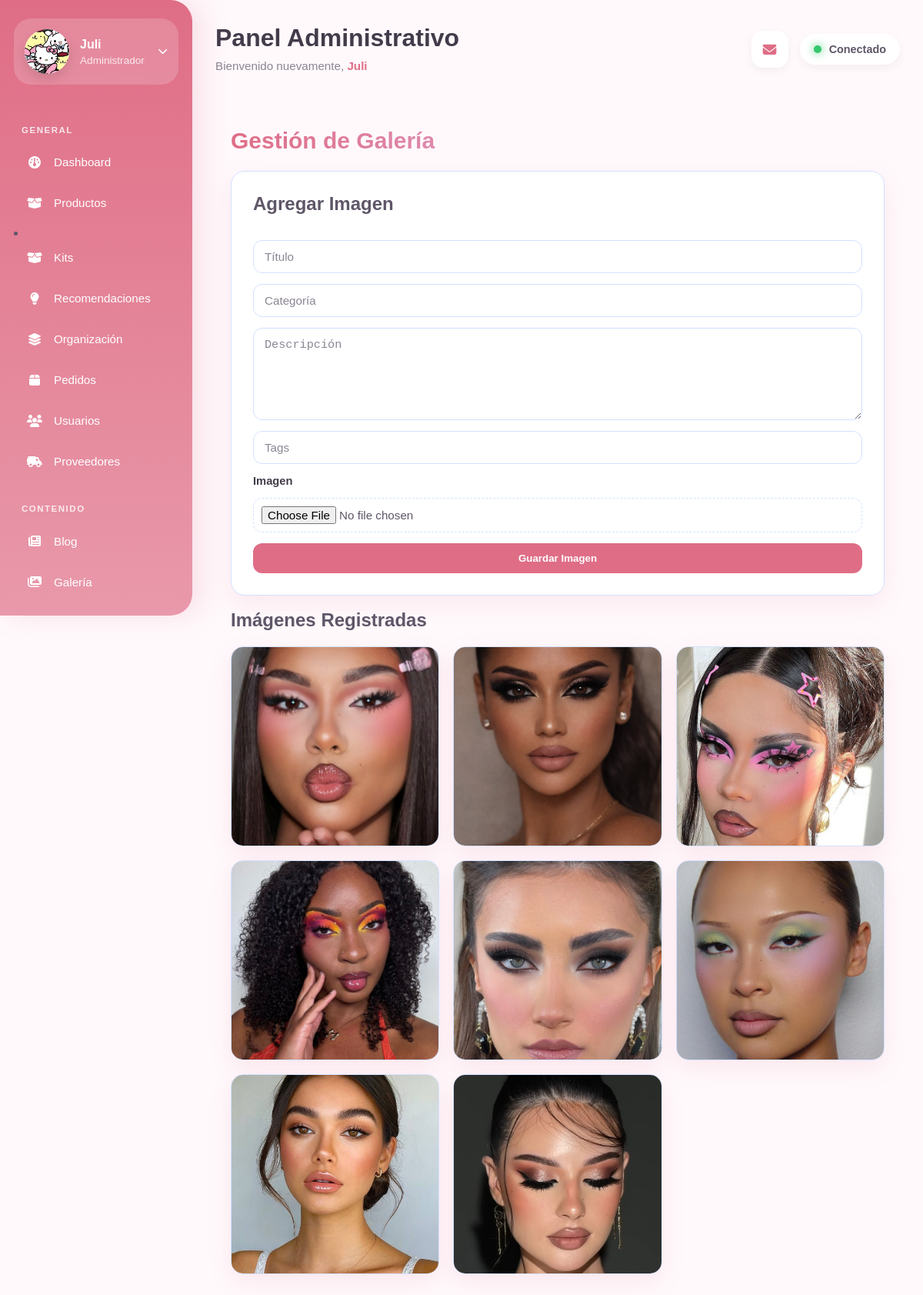
Page /galeria/ (signed in) on the committed database.
### core/models.py (models this page shows, shortened)
class Usuario(AbstractUser):
    ROL_CHOICES = [
        ("usuario", "Usuario"),
        ("admin", "Admin"),
    ]
    rol = models.CharField(max_length=20, choices=ROL_CHOICES, default="usuario")
    telefono = models.CharField(max_length=20, blank=True, null=True)
    foto = models.ImageField(upload_to="usuarios/", blank=True, null=True)
    estado = models.CharField(
        max_length=20,
        choices=[
            ('activo', 'Activo'),
            ('inactivo', 'Inactivo')
        ],
        default='activo'
    )

class Galeria(models.Model):
    titulo = models.CharField(max_length=150)
    categoria = models.CharField(max_length=100)
    descripcion = models.TextField()
    tags = models.CharField(
        max_length=255,
        blank=True,
        default=""
    )
    imagen = models.ImageField(
        upload_to="galeria/"
    )
    fecha_creacion = models.DateTimeField(
        auto_now_add=True
    )

### core/decorators.py (the view)
    def wrapper(request, *args, **kwargs):
        user = request.user
        if not user.is_authenticated:
            return redirect("login")
        if getattr(user, "rol", None) != "admin":
            return redirect("home")
        return view_func(request, *args, **kwargs)

### core/context_processors.py (called while the page is built)
def carrito_context(request):
    cantidad_carrito = 0
    if request.user.is_authenticated:
        carrito = (
            Carrito.objects
            .filter(usuario=request.user)
            .first()
        )
        if carrito:
            cantidad_carrito = carrito.cantidad_total
    return {
        "cantidad_carrito": cantidad_carrito
    }

### core/models.py (called while the page is built)
    @property
    def cantidad_total(self):
        return sum(
            item.cantidad
            for item in self.items.all()
        )

### core/views.py (called while the page is built, shortened)
@login_required
@admin_required
def galeria(request):
    galeria_items = Galeria.objects.all().order_by("-fecha_creacion")
    return render(request, "core/galeria.html", {
        "galeria_items": galeria_items,
    })

### core/templates/core/galeria.html (shortened to what this page needs)
{% extends 'core/dashboard.html' %}
{% load static %}
{% block content %}
<link rel="stylesheet" href="{% static 'css/galeria.css' %}">
<div class="config-container">
    <h1>Gestión de Galería</h1>
    <div class="config-card">
        <h2>
            {% if galeria_edit %}
            Editar Imagen
            {% else %}
            Agregar Imagen
            {% endif %}
        </h2>
        <br>
        <form id="galeriaForm" method="POST" enctype="multipart/form-data">
            <input type="text" name="titulo" placeholder="Título" value="{{ galeria_edit.titulo|default:'' }}" required>
            <input type="text" name="categoria" placeholder="Categoría" value="{{ galeria_edit.categoria|default:'' }}"
                required>
            <textarea name="descripcion" placeholder="Descripción"
                required>{{ galeria_edit.descripcion|default:'' }}</textarea>
            <input type="text" name="tags" placeholder="Tags" value="{{ galeria_edit.tags|default:'' }}">
            <label>
                Imagen
            </label>
            <input type="file" name="imagen" accept="image/*">
            <button type="submit">
                {% if galeria_edit %}
                Actualizar Imagen
                {% else %}
                Guardar Imagen
                {% endif %}
            </button>
        </form>
    </div>
    <br>
    <h2>Imágenes Registradas</h2>
    <div class="borradores-grid">
        {% for item in galeria_items %}
        <div class="blog-card">
            <img src="{{ item.imagen.url }}" alt="{{ item.titulo }}">
        </div>
        {% endfor %}
    </div>
</div>
{% endblock %}

### core/templates/core/dashboard.html (shortened to what this page needs)
{% load static %}
<!DOCTYPE html>
<html lang="es">
<head>
    <link rel="stylesheet" href="{% static 'css/dashboard.css' %}">
    <link
        rel="stylesheet"
        href="https://cdnjs.cloudflare.com/ajax/libs/font-awesome/6.5.0/css/all.min.css"
    >
</head>
<body>
<div class="layout">
<aside class="sidebar">
<div class="admin-profile" id="profileMenu">
{% if request.user.foto %}
<img
    src="{{ request.user.foto.url }}"
    alt="Administrador"
>
{% else %}
<div class="avatar">
    <i class="fa-solid fa-user"></i>
</div>
{% endif %}
<div class="admin-info">
<h4>
{{ request.user.username }}
</h4>
<span>
Administrador
</span>
</div>
<i class="fa-solid fa-chevron-down profile-arrow"></i>
</div>
<nav class="menu">
<p class="menu-title">
    GENERAL
</p>
<a href="{% url 'admin_dashboard' %}">
    <i class="fa-solid fa-gauge"></i>
    <span>
        Dashboard
    </span>
</a>
<a href="{% url 'dashboard_productos' %}">
    <i class="fa-solid fa-box-open"></i>
    <span>
        Productos
    </span>
</a>
<li>
    <a href="{% url 'dashboard_kits' %}">
        <i class="fa-solid fa-box-open"></i>
        <span>Kits</span>
    </a>
</li>
<a href="{% url 'dashboard_recomendaciones' %}">
    <i class="fa-solid fa-lightbulb"></i>
    <span>
        Recomendaciones
    </span>
</a>
<a href="{% url 'dashboard_catalogo' %}">
    <i class="fa-solid fa-layer-group"></i>
    <span>
        Organización
    </span>
</a>
<a href="{% url 'dashboard_pedidos' %}">
    <i class="fa-solid fa-box"></i>
    <span>Pedidos</span>
</a>
<a href="{% url 'usuario_d' %}">
    <i class="fa-solid fa-users"></i>
    <span>
        Usuarios
    </span>
</a>
<a href="{% url 'dashboard_proveedores' %}">
    <i class="fa-solid fa-truck-field"></i>
    Proveedores
</a>
<p class="menu-title">
    CONTENIDO
</p>
<a href="{% url 'blog' %}">
    <i class="fa-solid fa-newspaper"></i>
    <span>
        Blog
    </span>
</a>
<a href="{% url 'galeria' %}">
    <i class="fa-solid fa-images"></i>
    <span>
        Galería
    </span>
</a>
<a href="{% url 'test' %}">
</a>
</nav>
</aside>
<main class="main">
<header class="topbar">
<div class="welcome">
<h2>
Panel Administrativo
</h2>
<p>
Bienvenido nuevamente,
<strong>
{{ request.user.username }}
</strong>
</p>
</div>
<div class="top-actions">
<a href="{% url 'dashboard_contacto' %}" class="icon-btn notification-btn">
    <i class="fa-solid fa-envelope"></i>
</a>
<div class="status-online">
<span></span>
Conectado
</div>
</div>
</header>
{% block content %}
{% endblock %}
</main>
</div>
</body>
</html>

### core/static/css/galeria.css (style rules this page uses)
.config-container { max-width:1100px; margin:auto; padding:32px 20px; color:var(--text); }
.config-container h1 { font-size:30px; margin-bottom:22px; font-weight:700; background: linear-gradient( 90deg, var(--primary), var(--lavender) ); -webkit-background-clip:text; -webkit-text-fill-color:transparent; }
.config-container h2 { margin-bottom:15px; color:var(--text); }
.config-card { background:var(--card); border:1px solid var(--border); border-radius:18px; padding:28px; box-shadow:var(--shadow); }
form { display:flex; flex-direction:column; gap:14px; }
input[type="text"], textarea { width:100%; padding:12px 14px; border-radius:12px; border:1px solid var(--border); background:var(--card); color:var(--text); outline:none; transition:.25s; }
textarea { min-height:120px; resize:vertical; }
input[type="file"] { padding:10px; border-radius:12px; border:1px dashed var(--border); background:var(--card); color:var(--text); }
button[type="submit"] { background:var(--primary); color:white; border:none; padding:12px; border-radius:12px; cursor:pointer; font-weight:600; transition:.25s; }
.borradores-grid { display:grid; grid-template-columns: repeat(auto-fit,minmax(260px,1fr)); gap:18px; margin-top:20px; }
.blog-card { position:relative; overflow:hidden; border-radius:16px; background:var(--card); border:1px solid var(--border); box-shadow:var(--shadow); height:260px; }
.blog-card img { width:100%; height:100%; object-fit:cover; display:block; }
.blog-card { animation:fadeIn .25s ease; }

### rows in the picture
Usuario: user.foto (picture), user.username "Juli"
Galeria: imagen (picture)
Galeria: imagen (picture)
Galeria: imagen (picture)
Galeria: imagen (picture)
Galeria: imagen (picture)
Galeria: imagen (picture)
Galeria: imagen (picture)
Galeria: imagen (picture)
